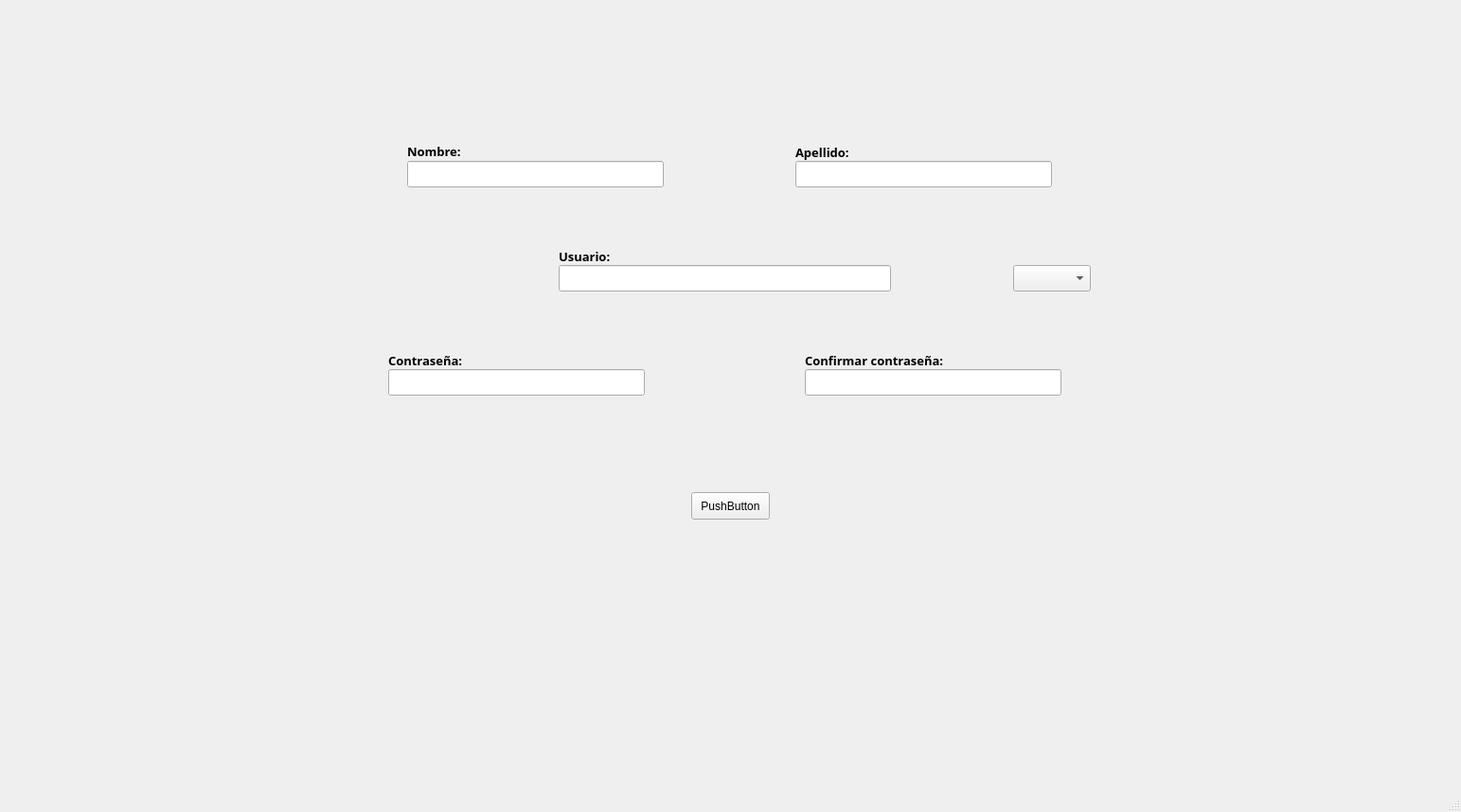
<?xml version="1.0" encoding="UTF-8"?>
<ui version="4.0">
 <class>cframe</class>
 <widget class="QMainWindow" name="cframe">
  <property name="geometry">
   <rect>
    <x>0</x>
    <y>0</y>
    <width>1543</width>
    <height>858</height>
   </rect>
  </property>
  <property name="windowTitle">
   <string>cframe</string>
  </property>
  <widget class="QWidget" name="centralwidget">
   <widget class="QStackedWidget" name="stackedWidget">
    <property name="geometry">
     <rect>
      <x>0</x>
      <y>0</y>
      <width>1541</width>
      <height>811</height>
     </rect>
    </property>
    <property name="currentIndex">
     <number>1</number>
    </property>
    <widget class="QWidget" name="page_2">
     <widget class="QLabel" name="label_2">
      <property name="geometry">
       <rect>
        <x>600</x>
        <y>110</y>
        <width>281</width>
        <height>71</height>
       </rect>
      </property>
      <property name="text">
       <string/>
      </property>
      <property name="pixmap">
       <pixmap resource="Imagenes.qrc">:/Imagenes/Canvas-Logo-transparent-Large.png</pixmap>
      </property>
      <property name="scaledContents">
       <bool>true</bool>
      </property>
      <property name="wordWrap">
       <bool>false</bool>
      </property>
     </widget>
     <widget class="QLineEdit" name="lineEditUsuario">
      <property name="geometry">
       <rect>
        <x>580</x>
        <y>280</y>
        <width>361</width>
        <height>31</height>
       </rect>
      </property>
      <property name="font">
       <font>
        <family>Sans Serif Collection</family>
       </font>
      </property>
     </widget>
     <widget class="QLineEdit" name="lineEditPassword">
      <property name="geometry">
       <rect>
        <x>580</x>
        <y>360</y>
        <width>361</width>
        <height>31</height>
       </rect>
      </property>
      <property name="font">
       <font>
        <family>Sans Serif Collection</family>
       </font>
      </property>
     </widget>
     <widget class="QLabel" name="label_3">
      <property name="geometry">
       <rect>
        <x>580</x>
        <y>260</y>
        <width>63</width>
        <height>20</height>
       </rect>
      </property>
      <property name="font">
       <font>
        <family>Segoe UI Semibold</family>
        <pointsize>10</pointsize>
        <bold>true</bold>
       </font>
      </property>
      <property name="text">
       <string>Correo:</string>
      </property>
     </widget>
     <widget class="QLabel" name="label_4">
      <property name="geometry">
       <rect>
        <x>580</x>
        <y>340</y>
        <width>91</width>
        <height>20</height>
       </rect>
      </property>
      <property name="font">
       <font>
        <family>Segoe UI Semibold</family>
        <pointsize>10</pointsize>
        <bold>true</bold>
       </font>
      </property>
      <property name="text">
       <string>Contraseña:</string>
      </property>
     </widget>
     <widget class="QPushButton" name="btn_Login">
      <property name="geometry">
       <rect>
        <x>720</x>
        <y>470</y>
        <width>83</width>
        <height>29</height>
       </rect>
      </property>
      <property name="font">
       <font>
        <family>Segoe UI Semibold</family>
        <bold>true</bold>
       </font>
      </property>
      <property name="text">
       <string>Ingresar</string>
      </property>
     </widget>
     <widget class="QPushButton" name="btn_registrar">
      <property name="geometry">
       <rect>
        <x>790</x>
        <y>390</y>
        <width>171</width>
        <height>21</height>
       </rect>
      </property>
      <property name="font">
       <font>
        <italic>true</italic>
        <bold>true</bold>
       </font>
      </property>
      <property name="text">
       <string>No tienes una cuenta?</string>
      </property>
     </widget>
    </widget>
    <widget class="QWidget" name="page_4">
     <widget class="QPushButton" name="btn_CrearUsuario">
      <property name="geometry">
       <rect>
        <x>730</x>
        <y>520</y>
        <width>83</width>
        <height>29</height>
       </rect>
      </property>
      <property name="text">
       <string>PushButton</string>
      </property>
     </widget>
     <widget class="QComboBox" name="comboBoxTipoUsuario">
      <property name="geometry">
       <rect>
        <x>1070</x>
        <y>280</y>
        <width>82</width>
        <height>28</height>
       </rect>
      </property>
      <item>
       <property name="text">
        <string/>
       </property>
      </item>
      <item>
       <property name="text">
        <string>Registro</string>
       </property>
      </item>
      <item>
       <property name="text">
        <string>Maestro</string>
       </property>
      </item>
      <item>
       <property name="text">
        <string>Alumno</string>
       </property>
      </item>
     </widget>
     <widget class="QLineEdit" name="lineEditNuevoUsuario">
      <property name="geometry">
       <rect>
        <x>590</x>
        <y>280</y>
        <width>351</width>
        <height>28</height>
       </rect>
      </property>
     </widget>
     <widget class="QLineEdit" name="lineEditNuevoPassword">
      <property name="geometry">
       <rect>
        <x>410</x>
        <y>390</y>
        <width>271</width>
        <height>28</height>
       </rect>
      </property>
     </widget>
     <widget class="QLineEdit" name="lineEditConfirmarPassword">
      <property name="geometry">
       <rect>
        <x>850</x>
        <y>390</y>
        <width>271</width>
        <height>28</height>
       </rect>
      </property>
     </widget>
     <widget class="QLineEdit" name="lineEditNombre">
      <property name="geometry">
       <rect>
        <x>430</x>
        <y>170</y>
        <width>271</width>
        <height>28</height>
       </rect>
      </property>
     </widget>
     <widget class="QLineEdit" name="lineEditApellido">
      <property name="geometry">
       <rect>
        <x>840</x>
        <y>170</y>
        <width>271</width>
        <height>28</height>
       </rect>
      </property>
     </widget>
     <widget class="QLabel" name="label_13">
      <property name="geometry">
       <rect>
        <x>430</x>
        <y>149</y>
        <width>71</width>
        <height>21</height>
       </rect>
      </property>
      <property name="font">
       <font>
        <family>Segoe UI Semibold</family>
        <pointsize>10</pointsize>
        <bold>true</bold>
       </font>
      </property>
      <property name="text">
       <string>Nombre:</string>
      </property>
     </widget>
     <widget class="QLabel" name="label_14">
      <property name="geometry">
       <rect>
        <x>840</x>
        <y>150</y>
        <width>71</width>
        <height>21</height>
       </rect>
      </property>
      <property name="font">
       <font>
        <family>Segoe UI Semibold</family>
        <pointsize>10</pointsize>
        <bold>true</bold>
       </font>
      </property>
      <property name="text">
       <string>Apellido:</string>
      </property>
     </widget>
     <widget class="QLabel" name="label_21">
      <property name="geometry">
       <rect>
        <x>590</x>
        <y>260</y>
        <width>71</width>
        <height>21</height>
       </rect>
      </property>
      <property name="font">
       <font>
        <family>Segoe UI Semibold</family>
        <pointsize>10</pointsize>
        <bold>true</bold>
       </font>
      </property>
      <property name="text">
       <string>Usuario:</string>
      </property>
     </widget>
     <widget class="QLabel" name="label_22">
      <property name="geometry">
       <rect>
        <x>410</x>
        <y>370</y>
        <width>81</width>
        <height>21</height>
       </rect>
      </property>
      <property name="font">
       <font>
        <family>Segoe UI Semibold</family>
        <pointsize>10</pointsize>
        <bold>true</bold>
       </font>
      </property>
      <property name="text">
       <string>Contraseña:</string>
      </property>
     </widget>
     <widget class="QLabel" name="label_23">
      <property name="geometry">
       <rect>
        <x>850</x>
        <y>370</y>
        <width>161</width>
        <height>21</height>
       </rect>
      </property>
      <property name="font">
       <font>
        <family>Segoe UI Semibold</family>
        <pointsize>10</pointsize>
        <bold>true</bold>
       </font>
      </property>
      <property name="text">
       <string>Confirmar contraseña:</string>
      </property>
     </widget>
    </widget>
    <widget class="QWidget" name="page">
     <widget class="QLabel" name="label">
      <property name="geometry">
       <rect>
        <x>0</x>
        <y>0</y>
        <width>81</width>
        <height>761</height>
       </rect>
      </property>
      <property name="text">
       <string/>
      </property>
      <property name="pixmap">
       <pixmap resource="Imagenes.qrc">:/Imagenes/Barra canvas.PNG</pixmap>
      </property>
      <property name="scaledContents">
       <bool>true</bool>
      </property>
     </widget>
     <widget class="QPushButton" name="btnsalir">
      <property name="enabled">
       <bool>true</bool>
      </property>
      <property name="geometry">
       <rect>
        <x>0</x>
        <y>730</y>
        <width>81</width>
        <height>31</height>
       </rect>
      </property>
      <property name="contextMenuPolicy">
       <enum>Qt::ContextMenuPolicy::PreventContextMenu</enum>
      </property>
      <property name="layoutDirection">
       <enum>Qt::LayoutDirection::LeftToRight</enum>
      </property>
      <property name="text">
       <string/>
      </property>
     </widget>
     <widget class="QPushButton" name="pushButton">
      <property name="geometry">
       <rect>
        <x>1450</x>
        <y>180</y>
        <width>83</width>
        <height>29</height>
       </rect>
      </property>
      <property name="text">
       <string>PushButton</string>
      </property>
     </widget>
    </widget>
    <widget class="QWidget" name="page_3"/>
   </widget>
  </widget>
  <widget class="QMenuBar" name="menubar">
   <property name="geometry">
    <rect>
     <x>0</x>
     <y>0</y>
     <width>1543</width>
     <height>25</height>
    </rect>
   </property>
  </widget>
  <widget class="QStatusBar" name="statusbar"/>
 </widget>
 <resources>
  <include location="Imagenes.qrc"/>
 </resources>
 <connections/>
</ui>
